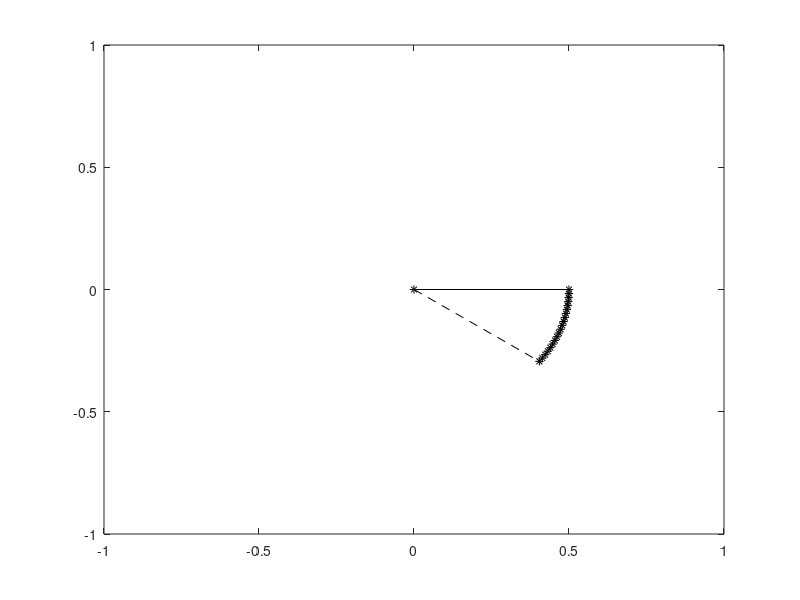
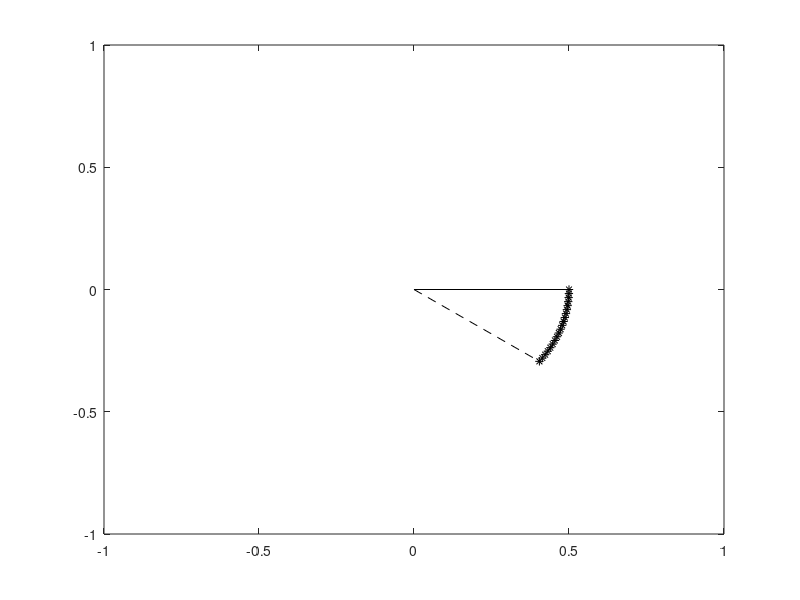
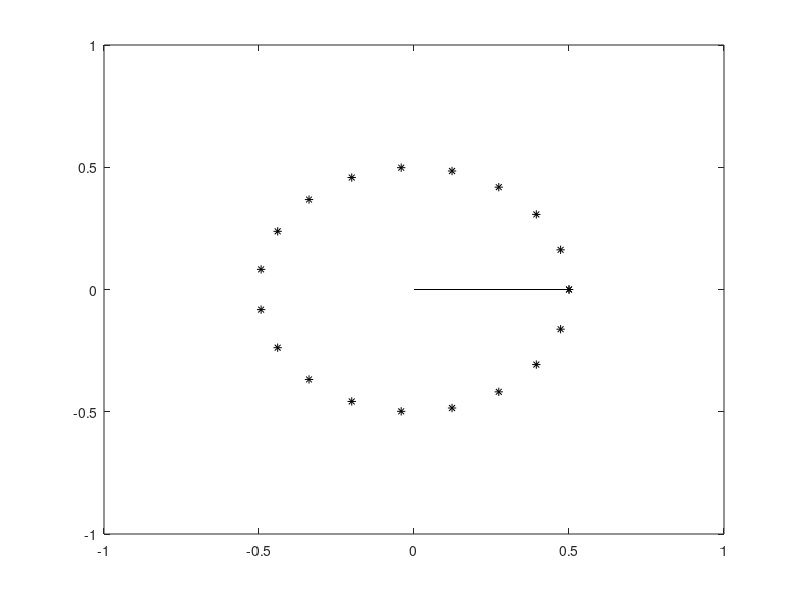
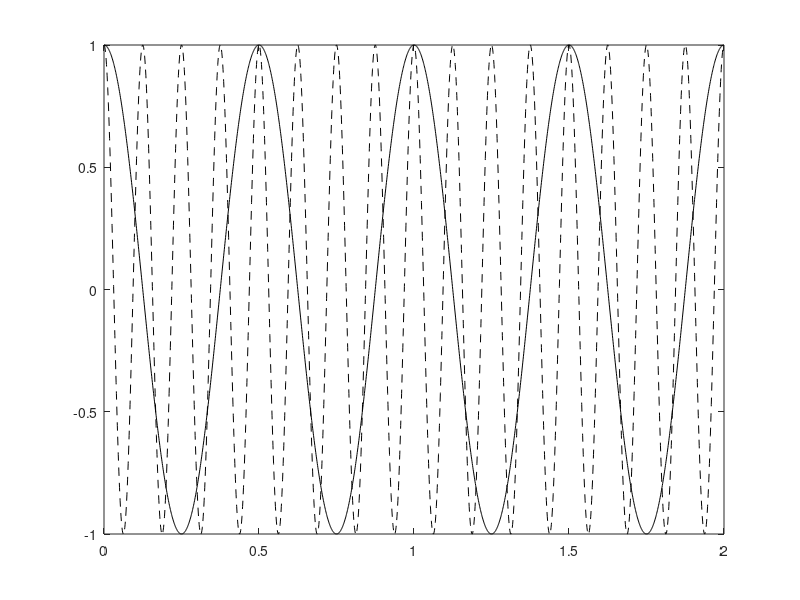

Source code (MATLAB) for these figures, in order: (Note: this script raises an error after producing the figures.)
clear
clc
close all

%% a
w=2*pi; dt=.1;

v = @(t) .5*exp(i*(w*t));
w = @(t) .5*exp(i*(w*(t-dt)));
c = @(t) v(linspace(t-dt,t,20));

%% b
t=0;
plot([t real(v(t))], [t imag(v(t))], "k")
hold on
plot([t real(w(t))], [t imag(w(t))], "--k")
plot([t real(c(t))], [t imag(c(t))], "*k")
axis([-1 1 -1 1]);
hold off

%% c
figure(2);
for t = 0:dt:2
    plot([0 real(v(t))], [0 imag(v(t))], "k")
    hold on
    plot([0 real(w(t))], [0 imag(w(t))], "--k")
    plot(real(c(t)), imag(c(t)), "*k")
    axis([-1 1 -1 1]);
    pause(.01);
    hold off
end

%% d
figure(3);
for w = [2*pi 3*pi 4*pi 5*pi 10*pi 15*pi 16*pi 17*pi 18*pi 20*pi]
    v = @(t) .5*exp(i*(w*t));
    w = @(t) .5*exp(i*(w*(t-dt)));
    c = @(t) v(linspace(t-dt,t,20));
    for t = 0:dt:2
        plot([0 real(v(t))], [0 imag(v(t))], "k")
        hold on
        plot([0 real(w(t))], [0 imag(w(t))], "--k")
        plot(real(c(t)), imag(c(t)), "*k")
        axis([-1 1 -1 1]);
        pause(.01);
        hold off
    end
end

%% e
w=16*pi; dt=.1;
v1 = @(t) cos(w*t);
v2 = @(t) cos(w*t-2*pi*t/dt);
t1 = 0:dt/100:2;
t2 = 0:dt:2;

figure(4);
plot(t1, v1(t1), "--k")
hold on
plot(t1, v2(t1), "k")
plot(t2, v1(t2), "obl")
plot(t2, v2(t2), "*r")



